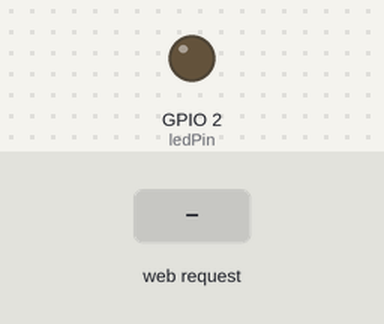
Bench run of a sketch on a simulated ESP32. Parts: output pins drawn as LEDs (lit = HIGH). The test bench sets the inputs (shaded band). WiFi joins after 1.5 s; servers stay silent unless stated; what the sketch prints to the serial monitor is not drawn.

Above: at 3.2 s.
3.3 s: HTTP request GET /led/on received
At 4.3 s:
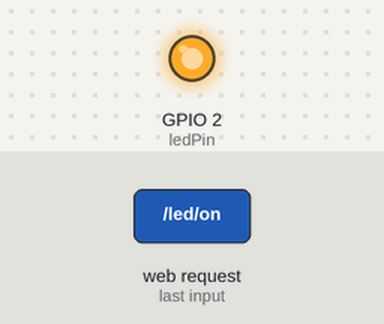
4.8 s: HTTP request GET /led/off received
At 5.4 s:
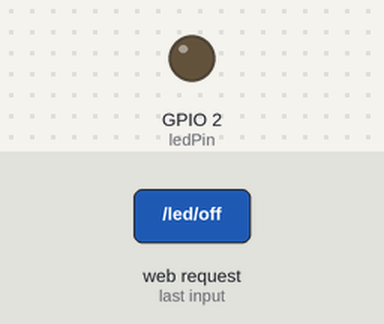
Timing chart, 0 to 7.8 s (numbered marks = the images above; inputs shaded):
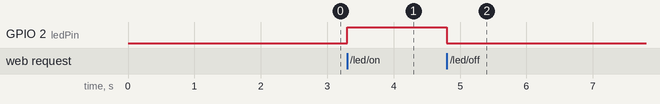

The sketch:

React_button_local_host.ino
```cpp
#include <WiFi.h>
#include <WebServer.h>

const char* ssid = "";
const char* password = "";

WebServer server(80);  // Create a web server on port 80

const int ledPin = 2;  // GPIO 2 for LED control

void setup() {
  Serial.begin(115200);
  pinMode(ledPin, OUTPUT);
  digitalWrite(ledPin, LOW);  // Ensure LED is off initially

  // Connect to Wi-Fi
  WiFi.begin(ssid, password);
  while (WiFi.status() != WL_CONNECTED) {
    delay(1000);
    Serial.println("Connecting to WiFi...");
  }
  Serial.println("Connected to WiFi");

  // Print ESP32 IP address
  Serial.println(WiFi.localIP());

  // Set up URL handlers for turning LED on/off
  server.on("/led/on", HTTP_GET, []() {
    digitalWrite(ledPin, HIGH);
    server.send(200, "text/plain", "LED is ON");
  });

  server.on("/led/off", HTTP_GET, []() {
    digitalWrite(ledPin, LOW);
    server.send(200, "text/plain", "LED is OFF");
  });

  // Start the server
  server.begin();
}

void loop() {
  server.handleClient();  // Handle client requests
}
```

Measured:
- after the input at 3.3 s, GPIO 2 (ledPin): LOW → HIGH at once
- after the input at 4.8 s, GPIO 2 (ledPin): HIGH → LOW at once
